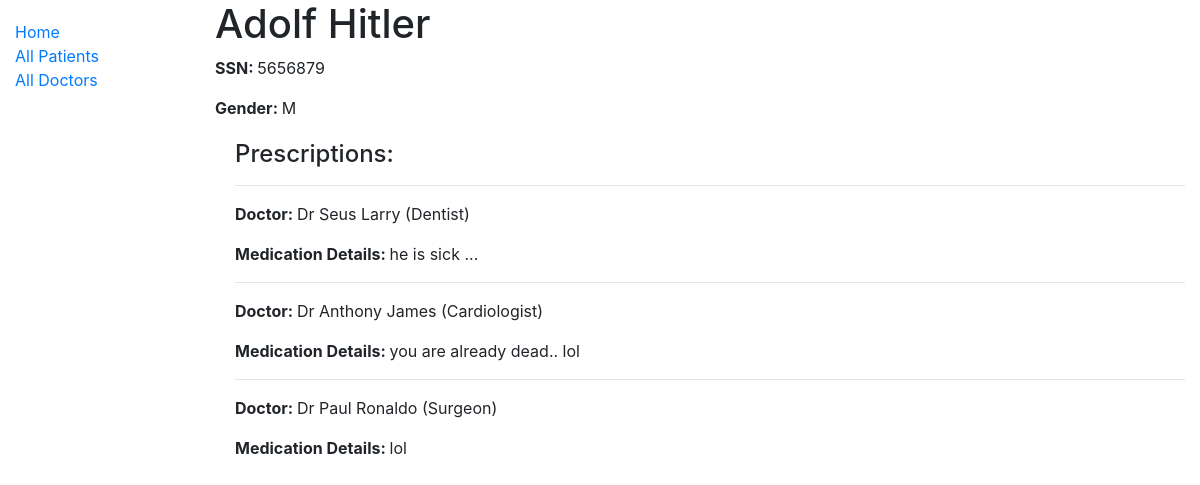
/catalog/patient/5656879, run on the app's committed database.
### catalog/models.py (models this page shows, shortened)
class Patient(models.Model):
    GENDER_CHOICES = [('M', 'Male'), ('F', 'Female')]
    ssn = models.IntegerField('SSN', blank=False, primary_key=True)
    first_name = models.CharField('First Name', max_length=50)
    last_name = models.CharField('Last Name', max_length=50)
    gender = models.CharField(max_length=1, choices=GENDER_CHOICES)
    class Meta:
        ordering = ['first_name', 'last_name']

class Prescription(models.Model):
    patient = models.ForeignKey(Patient, on_delete=models.SET_NULL, null=True)
    doctor = models.ForeignKey(Doctor, on_delete=models.SET_NULL, null=True)
    dop = models.DateField(null=True, blank=False)
    desc = models.TextField('Prescription', help_text='Enter the prescription : ', null=True)

class Doctor(models.Model):
    PREFIX = [('Dr', 'Dr')]
    ssn = models.IntegerField('SSN', blank=False, primary_key=True)
    prefix = models.CharField(max_length=2, choices=PREFIX)
    first_name = models.CharField('First Name', max_length=50)
    last_name = models.CharField('Last Name', max_length=50)
    hosp_id = models.ForeignKey(Hospital, on_delete=models.SET_NULL, null=True)
    specialty = models.CharField(max_length=50)
    def __str__(self):
        return f'{self.prefix} {self.first_name} {self.last_name} ({self.specialty})'
    class Meta:
        ordering = ['first_name', 'last_name']

### catalog/views.py (the view)
# urls.py: path('patient/<int:pk>', views.PatientDetailView.as_view(), name='patient-detail'),
class PatientDetailView(generic.DetailView):
    model = Patient

### catalog/templates/catalog/patient_detail.html
{% extends "base.html" %}
{% block content %}
  <h1>{{ patient.first_name }} {{ patient.last_name}}</h1>
  <p><strong>SSN: </strong> {{ patient.ssn }}</p>
  <p><strong>Gender: </strong> {{ patient.gender }}</p>
  <div style="margin-left:20px;margin-top:20px">
    <h4>Prescriptions: </h4>
    {% for p in patient.prescription_set.all %}
      <hr>
      <p><strong>Doctor: </strong> {{p.doctor}}</p>
      <p><strong>Medication Details: </strong> {{p.desc}}</p>
    {% endfor %}
  </div>
{% endblock %}

### data on the page
Patient: first_name "Adolf", last_name "Hitler", ssn "5656879", gender "M"
Prescription: doctor "Dr Seus Larry (Dentist)", desc "he is sick ..."
Prescription: doctor "Dr Anthony James (Cardiologist)", desc "you are already dead.. lol"
Prescription: doctor "Dr Paul Ronaldo (Surgeon)", desc "lol"
